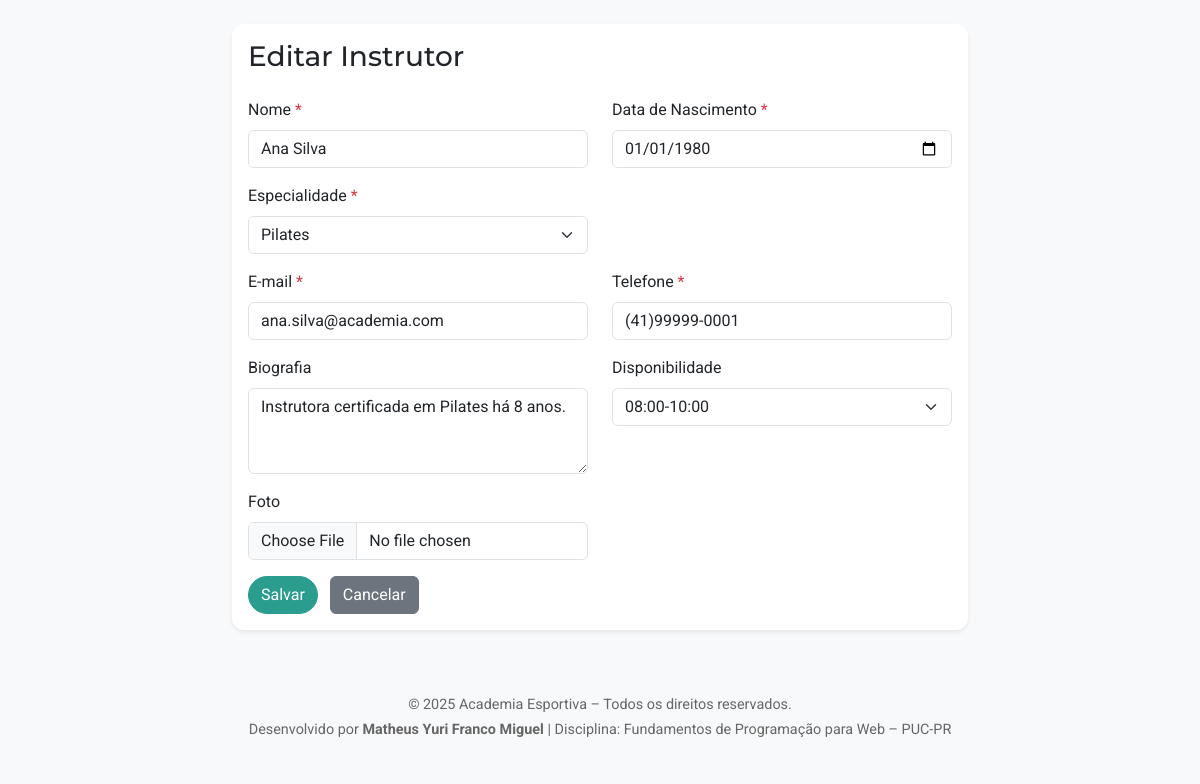
Screenshot of /pages/instrutores/form.php?id=1 (signed in) with the database file from the repository.
### tables this page shows
CREATE TABLE instrutores (
  id INT AUTO_INCREMENT PRIMARY KEY,
  nome VARCHAR(100) NOT NULL,
  especialidade VARCHAR(100),
  email VARCHAR(150),
  criado_em DATETIME DEFAULT CURRENT_TIMESTAMP
);

### pages/instrutores/form.php (the view, shortened to what this page needs)
<?php
    require_once __DIR__ . '/../../bd/conectaBD.php';
    $id = filter_input(INPUT_GET, 'id', FILTER_VALIDATE_INT);
    $instrutor = [];
    if ($id) {
        $stmt = $pdo->prepare('SELECT * FROM instrutores WHERE id = ?');
        $stmt->execute([$id]);
        $instrutor = $stmt->fetch();
    }
    $listaEspecialidades = [
      'Musculação',
      'Funcional',
      'Pilates',
      'CrossFit',
      'Yoga',
      'Zumba'
    ];
    $listaDisponibilidade = [
      '06:00-08:00',
      '08:00-10:00',
      '10:00-12:00',
      '14:00-16:00',
      '16:00-18:00',
      '18:00-20:00',
      '20:00-22:00'
    ];
    $title     = $id ? 'Editar Instrutor' : 'Novo Instrutor';
    require __DIR__ . '/../../inc/header.php';
?>
<div class="container mt-4">
  <div class="row justify-content-center">
    <div class="col-12 col-md-10 col-lg-8">
      <div class="card shadow-sm">
        <div class="card-body">
          <h3 class="card-title mb-4"><?= $title ?></h3>
          <form action="index.php<?= $id ? "?id={$id}" : '' ?>" method="post" class="needs-validation" enctype="multipart/form-data" novalidate>
            <div class="row">
              <div class="col-12 col-md-6 mb-3">
                <label for="nome" class="form-label">Nome <span class="text-danger">*</span></label>
                <input
                  type="text"
                  id="nome"
                  name="nome"
                  class="form-control"
                  value="<?= htmlspecialchars($instrutor['nome'] ?? '') ?>"
                  required
                >
              </div>
            <div class="col-12 col-md-6 mb-3">
              <label for="data_nascimento" class="form-label">Data de Nascimento <span class="text-danger">*</span></label>
              <?php $maxInstrutor = date('Y-m-d', strtotime('-18 years'));?>
              <input
                type="date"
                id="data_nascimento"
                name="data_nascimento"
                class="form-control"
                value="<?= htmlspecialchars($instrutor['data_nascimento'] ?? '') ?>"
                max="<?= $maxInstrutor ?>"
                required
              >
            </div>
              <div class="col-12 col-md-6 mb-3">
                <label for="especialidade" class="form-label">Especialidade <span class="text-danger">*</span></label>
                <select
                  id="especialidade"
                  name="especialidade"
                  class="form-select"
                  required
                >
                  <?php foreach($listaEspecialidades as $esp): ?>
                  <option
                    value="<?= htmlspecialchars($esp) ?>"
                    <?= (isset($instrutor['especialidade']) && $instrutor['especialidade']===$esp) ? 'selected' : '' ?>
                  >
                    <?= htmlspecialchars($esp) ?>
                  </option>
                  <?php endforeach; ?>
                </select>
              </div>
            </div>
            <div class="row">
              <div class="col-12 col-md-6 mb-3">
                <label for="email" class="form-label">E-mail <span class="text-danger">*</span></label>
                <input
                  type="email"
                  id="email"
                  name="email"
                  class="form-control"
                  value="<?= htmlspecialchars($instrutor['email'] ?? '') ?>"
                  required
                >
              </div>
              <div class="col-12 col-md-6 mb-3">
                <label for="telefone" class="form-label">Telefone <span class="text-danger">*</span></label>
                <input
                  type="tel"
                  id="telefone"
                  name="telefone"
                  class="form-control"
                  pattern="\(\d{2}\)\d{5}-\d{4}"
                  placeholder="(DD)99999-0000"
                  value="<?= htmlspecialchars($instrutor['telefone'] ?? '') ?>"
                  required
                >
              </div>
            </div>
            <div class="row">
              <div class="col-12 col-md-6 mb-3">
                <label for="biografia" class="form-label">Biografia</label>
                <textarea
                  id="biografia"
                  name="biografia"
                  class="form-control"
                  rows="3"
                ><?= htmlspecialchars($instrutor['biografia'] ?? '') ?></textarea>
              </div>
              <div class="col-12 col-md-6 mb-3">
                <label for="disponibilidade" class="form-label">Disponibilidade</label>
                <select
                  id="disponibilidade"
                  name="disponibilidade"
                  class="form-select"
                >
                  <?php foreach($listaDisponibilidade as $hora): ?>
                  <option
                    value="<?= htmlspecialchars($hora) ?>"
                    <?= (isset($instrutor['disponibilidade']) && $instrutor['disponibilidade']===$hora) ? 'selected' : '' ?>
                  >
                    <?= htmlspecialchars($hora) ?>
                  </option>
                  <?php endforeach; ?>
                </select>
              </div>
            </div>
            <div class="row">
              <div class="col-12 col-md-6 mb-3">
                <label for="foto" class="form-label">Foto</label>
                <input
                  type="file"
                  id="foto"
                  name="foto"
                  class="form-control"
                  accept="image/*"
                  <?= $id ? '' : 'required' ?>
                >
              </div>
            </div>
            <button type="submit" class="btn btn-primary">
              <?= $id ? 'Salvar' : 'Cadastrar' ?>
            </button>
            <a href="index.php" class="btn btn-secondary ms-2">
              Cancelar
            </a>
          </form>
        </div>
      </div>
    </div>
  </div>
</div>
<?php require __DIR__ . '/../../inc/footer.php'; ?>

### assets/css/custom.css (style rules this page uses)
:root { --cor-principal: #2a9d8f; --cor-secundaria: #264653; --cor-texto: #333333; --fonte-titulo: 'Montserrat', sans-serif; --fonte-body: 'Roboto', sans-serif; }
body { font-family: var(--fonte-body); color: var(--cor-texto); background-color: #f8f9fa; }
h1, h2, h3, h4, h5, h6 { font-family: var(--fonte-titulo); color: var(--cor-secundaria); margin-bottom: 1rem; }
.btn-primary { background-color: var(--cor-principal); border-color: var(--cor-principal); border-radius: 2rem; }
.card { border: none; border-radius: 0.75rem; box-shadow: 0 4px 8px rgba(0,0,0,0.05); }

### rows the page displays
instrutores: nome "Ana Silva", data_nascimento "01/01/1980", especialidade "Pilates", email "ana.silva@academia.com", telefone "(41)99999-0001", biografia "Instrutora certificada em Pilates há 8 anos.", disponibilidade "08:00-10:00"

### other values shown
$title "Editar Instrutor"
